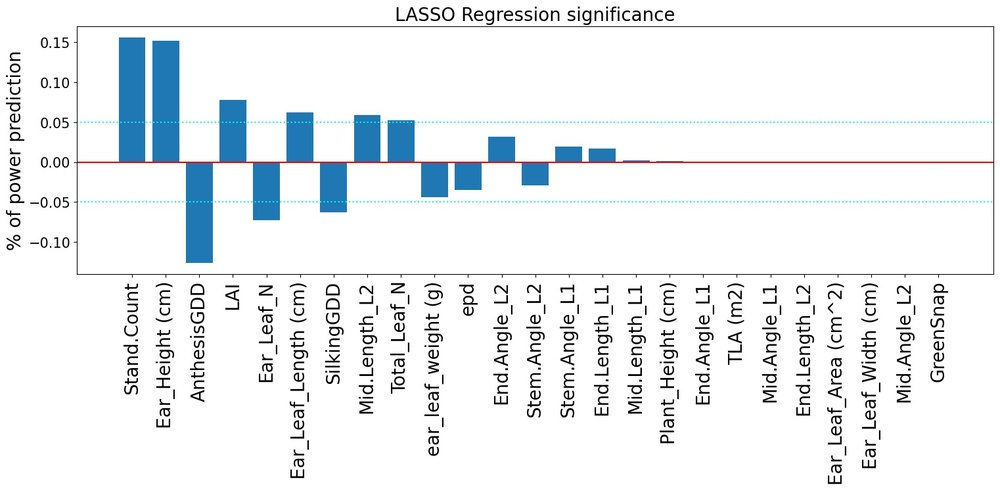
#> input picture model/field_data/lasso_extended.jpg, 1000 x 491 px, shrunk from 1522 x 747 before the run, given as the content of the folder images_small, which was not available
$ python test.py   (older library calls are emulated)
#> lines starting #> are read from the running program, lines starting #| are printed output that depends on the picture; pictures that were not available may be replaced by others from this repository, and a replacement may not be noted
#> (reads code/model.p from the repository)
#> further down, im is the input picture: shape (491, 1000, 3); mean B, G, R 242, 239.6, 235.8
### code/train.py
import os
import numpy as np
import cv2
from sklearn.linear_model import LogisticRegression
import pickle


# [7 lines left out: function calc_logist_reg, not called in this run]


def im2input(im, msk_radius=5):
#> called with msk_radius = 5
    im = cv2.cvtColor(im, cv2.COLOR_BGR2GRAY)
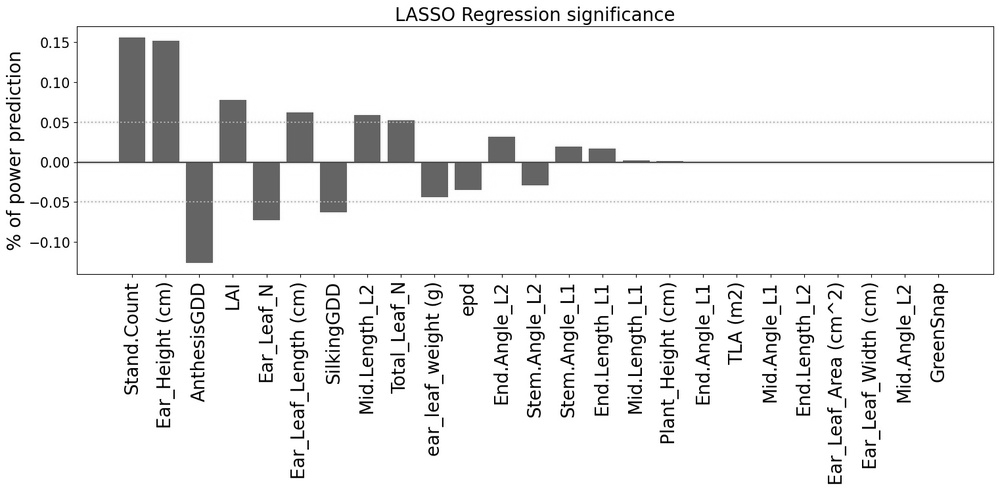
#> im: shape (491, 1000); min 0, max 255, mean 238.7

    shift_list = []
    for i in range(-msk_radius,msk_radius+1):
        for j in range(-msk_radius,msk_radius+1):
            if not i==j==0:
                shift_list.append((i,j))


    #shift_list =  [(-1,0), (0,-1), (0,1), (1,0)]
    n_shifts =  len(shift_list)
    n_channels = n_shifts + 1

    im_neighbor = im[..., None]

    for shift in shift_list:
        im_shifted = shift_im(im, shift[0], shift[1])
        im_shifted = im_shifted[..., None]
        im_neighbor = np.concatenate( (im_neighbor, im_shifted), axis=2 )
#> this loop made 120 passes
#> pass 1, in shift_im, `out = cv2.warpAffine(im, M, (cols, rows))`:
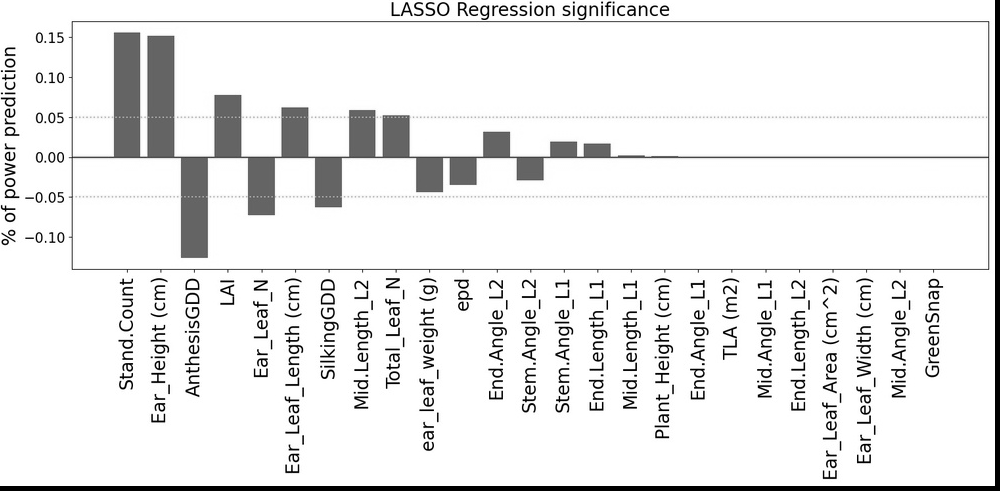
#> out: shape (491, 1000); min 0, max 255, mean 234.9
#> pass 2, in shift_im (call 2), `out = cv2.warpAffine(im, M, (cols, rows))`:
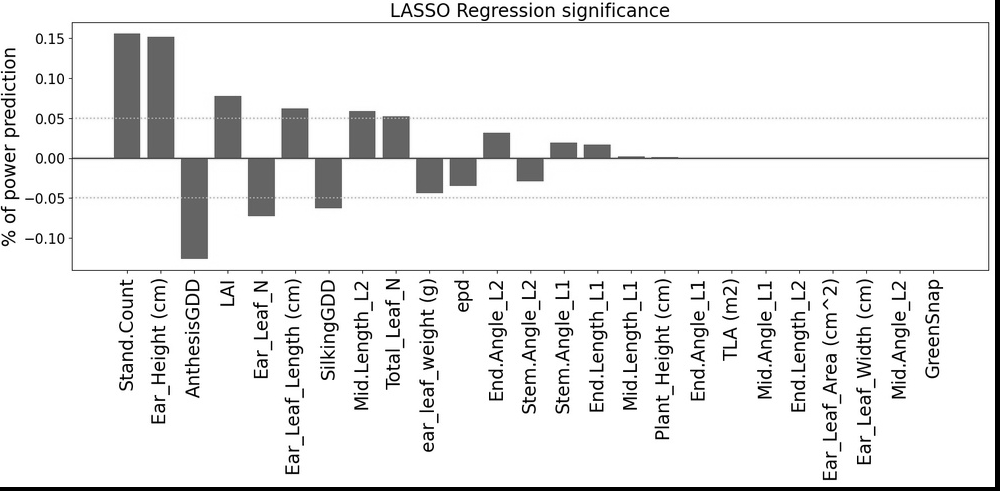
#> out: shape (491, 1000); min 0, max 255, mean 235.4
#> pass 2, in im2input, `im_neighbor = np.concatenate( (im_neighbor, im_shifted), axis=2 )`:
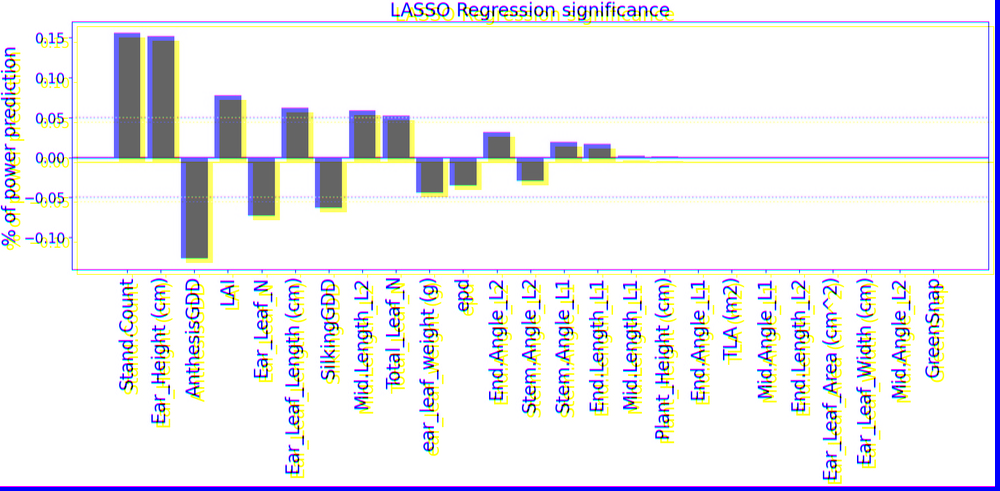
#> im_neighbor: shape (491, 1000, 3); mean of channels 0, 1, 2 238.7, 234.9, 235.4; drawn as B, G, R
#> pass 3, in shift_im (call 3), `out = cv2.warpAffine(im, M, (cols, rows))`:
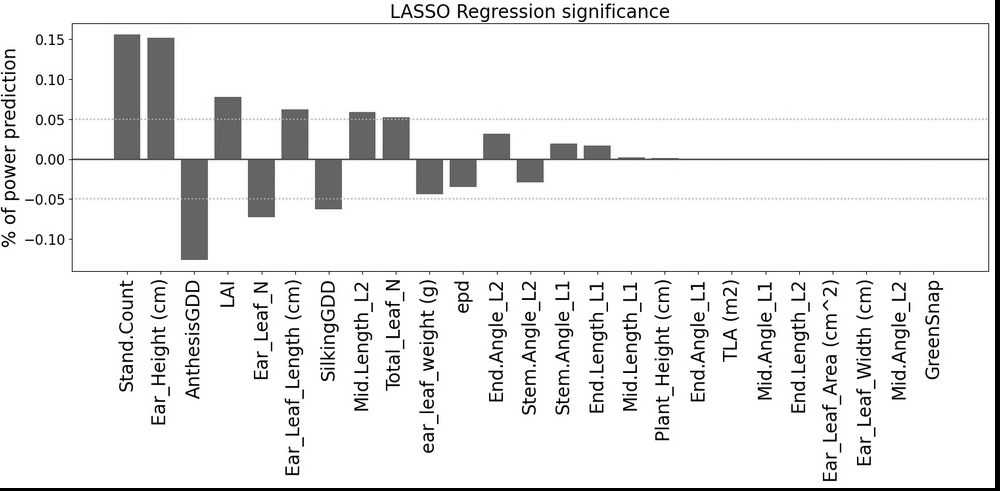
#> out: shape (491, 1000); min 0, max 255, mean 235.9

    data = im_neighbor.reshape((-1,n_channels)).astype(float)

    return data


def shift_im(im, shift_x, shift_y):
    M = np.float32([[1, 0, shift_x], [0, 1, shift_y]])
    (rows, cols) = im.shape[:2]
    out = cv2.warpAffine(im, M, (cols, rows))
    return out


# [19 lines that do not run on import are left out]


### code/test.py
import cv2
import pickle
import os
import numpy as np
import glob
from train import im2input


def instance_seg(im, model):
    data =  im2input(im)
    prob_target = model.predict_proba( data )[:,1]
    prob = prob_target.reshape(im.shape[0:2])
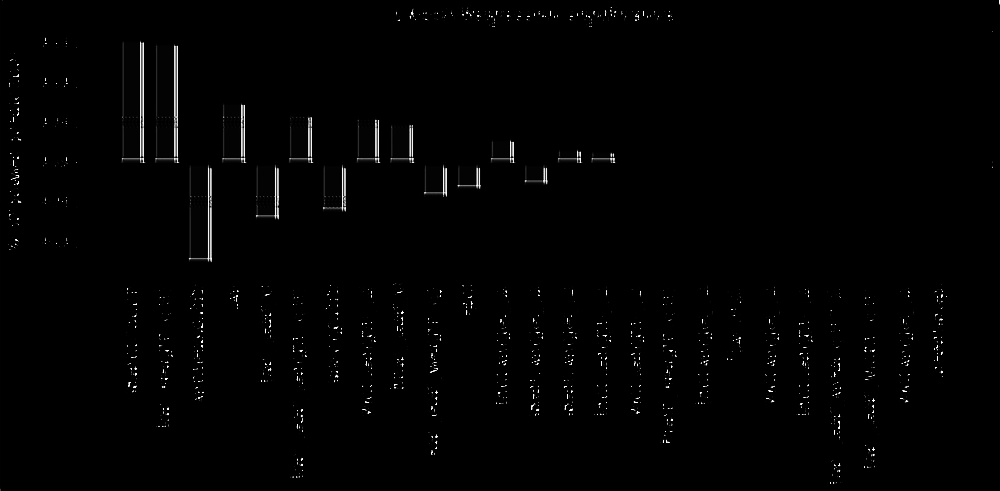
#> prob: shape (491, 1000) float64; min 9.31e-20, max 1, mean 0.00944

    msk = np.zeros_like(prob, 'uint8')
    instance = np.zeros_like(prob, 'uint8')

    msk[prob>0.5]=255
    msk[prob<=0.5]=0

    connectivity = 4
    num_labels, labels, stats, centroids = cv2.connectedComponentsWithStats(msk , connectivity , cv2.CV_32S)


    areas = np.sort(stats[1:,4])   # excluding background

    intensity_list = [127, 255]

    thres_area = 0.1 * instance.shape[0] * instance.shape[1]
#> thres_area = 49100

    for i, intensity in enumerate(intensity_list):
        idx = np.where(stats[:,4] == areas[-i-1])
        if np.sum(labels == idx[0]) > thres_area:
            instance[ labels == idx[0] ] = intensity
#> instance: shape (491, 1000); every value is 0

    return instance


if __name__ == '__main__':
    folder_im = 'images_small'
    folder_out = 'instance_label'
    model = pickle.load(open('./model.p','rb'))
    im_names = glob.glob(os.path.join(folder_im, '*.jpg'))

    for name in im_names:

        im = cv2.imread(name)
        instance = instance_seg(im, model)
        path_out = os.path.join(folder_out, os.path.basename(name) )
        cv2.imwrite(path_out, instance)
